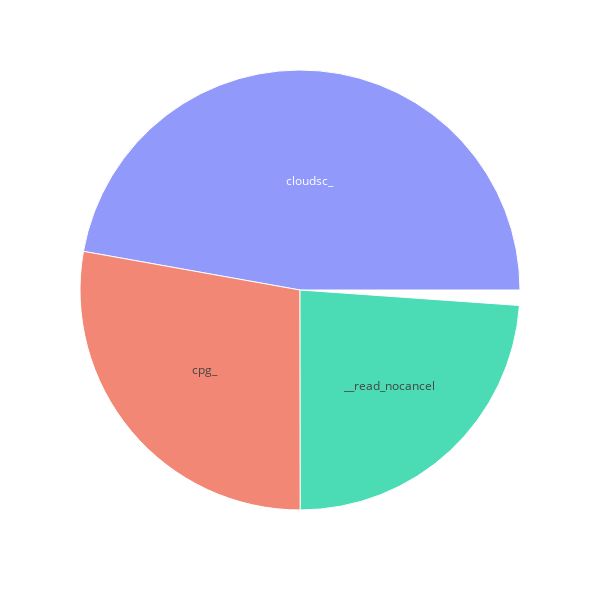

The notebook cell saved with this chart:
### Code cell
import plotly.graph_objects as go
import pandas as pd
import plotly.express as px

functions_to_plot = ['cloudsc_', 'cpg_', '__read_nocancel']

df = pd.read_csv("ecprof_papi_crayhopt.csv")
import json
import pprint
import pandas as pd

parsed_dict = dict()
pp = pprint.PrettyPrinter(indent=3)

with open("callgraph.json") as f:
    for i in data.keys():
        for j in data[i]:
            name = j
            if j not in parsed_dict:
                parsed_dict[name] = {}
                # name scope and file
            if name == i:
                parsed_dict[name]['parent'] = None
            else:
                parsed_dict[name]['parent'] = i


df_parents = pd.DataFrame.from_dict(parsed_dict).transpose()
df = df.loc[df["Function"].isin(functions_to_plot)]
df_parents = df_parents.loc[df_parents.index.isin(functions_to_plot) & df_parents.parent.isin(functions_to_plot)]
df = df.set_index('Function').join(df_parents).fillna('').reset_index()

primary_feature = 'WallTime'
features = ['Function',"WallTime", 'parent']

df = df[features]
df = df.to_dict()
df_new = {}
for i in df.keys():
    if i == "Function":
        df_new['function_name'] = list(df[i].values())
    elif i == "WallTime":
        df_new['value'] = list(df[i].values())
    else:
        df_new['parent'] = list(df[i].values())
fig =px.sunburst(
    df_new,
    names='function_name',
    parents='parent',
    values='value',
)

fig.update_layout(width=600,
    height=600,uniformtext=dict(minsize=3, mode='show'))
fig.show()

### Figure 1 — Plotly figure (JSON) as saved in the notebook; plotly's stock layout.template omitted (floating-point values rounded to 4 significant figures)
{"data": [{"domain": {"x": [0, 1], "y": [0, 1]}, "hovertemplate": "function_name=%{label}<br>value=%{value}<br>parent=%{parent}<extra></extra>", "labels": ["cloudsc_", "cpg_", "__read_nocancel", "__read_nocancel"], "name": "", "parents": ["", "", "", ""], "type": "sunburst", "values": [28.2, 16.64, 14.26, 0.67]}], "layout": {"height": 600, "legend": {"tracegroupgap": 0}, "margin": {"t": 60}, "uniformtext": {"minsize": 3, "mode": "show"}, "width": 600}}
